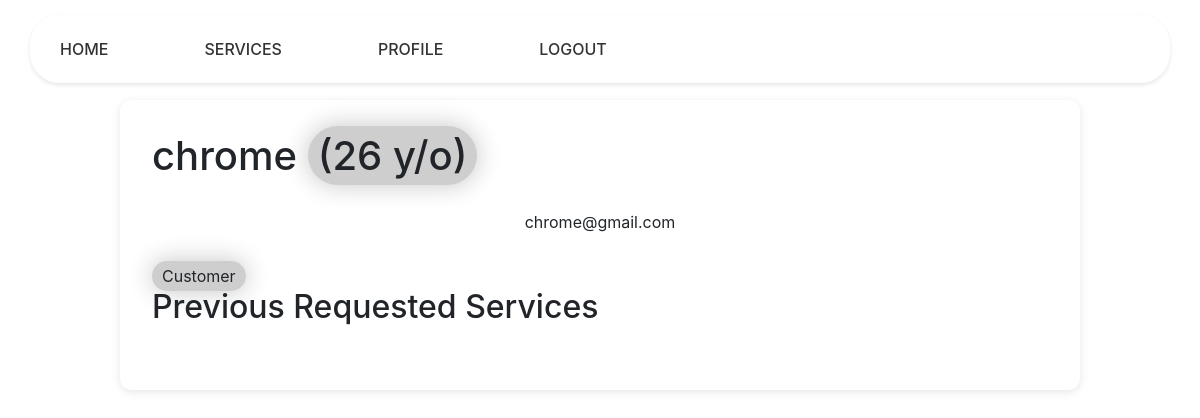
/customer/chrome, run on an earlier commit of the app's database.
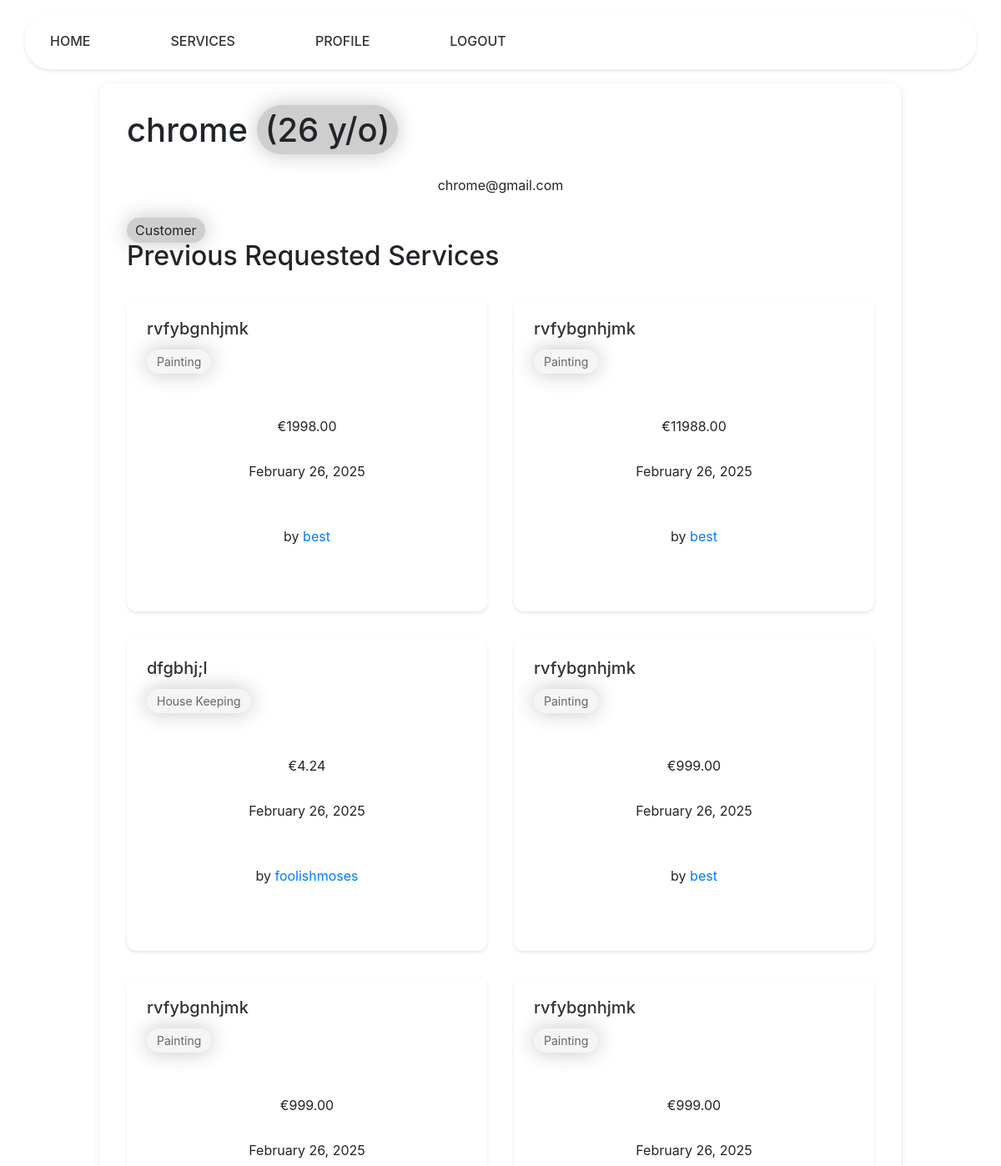
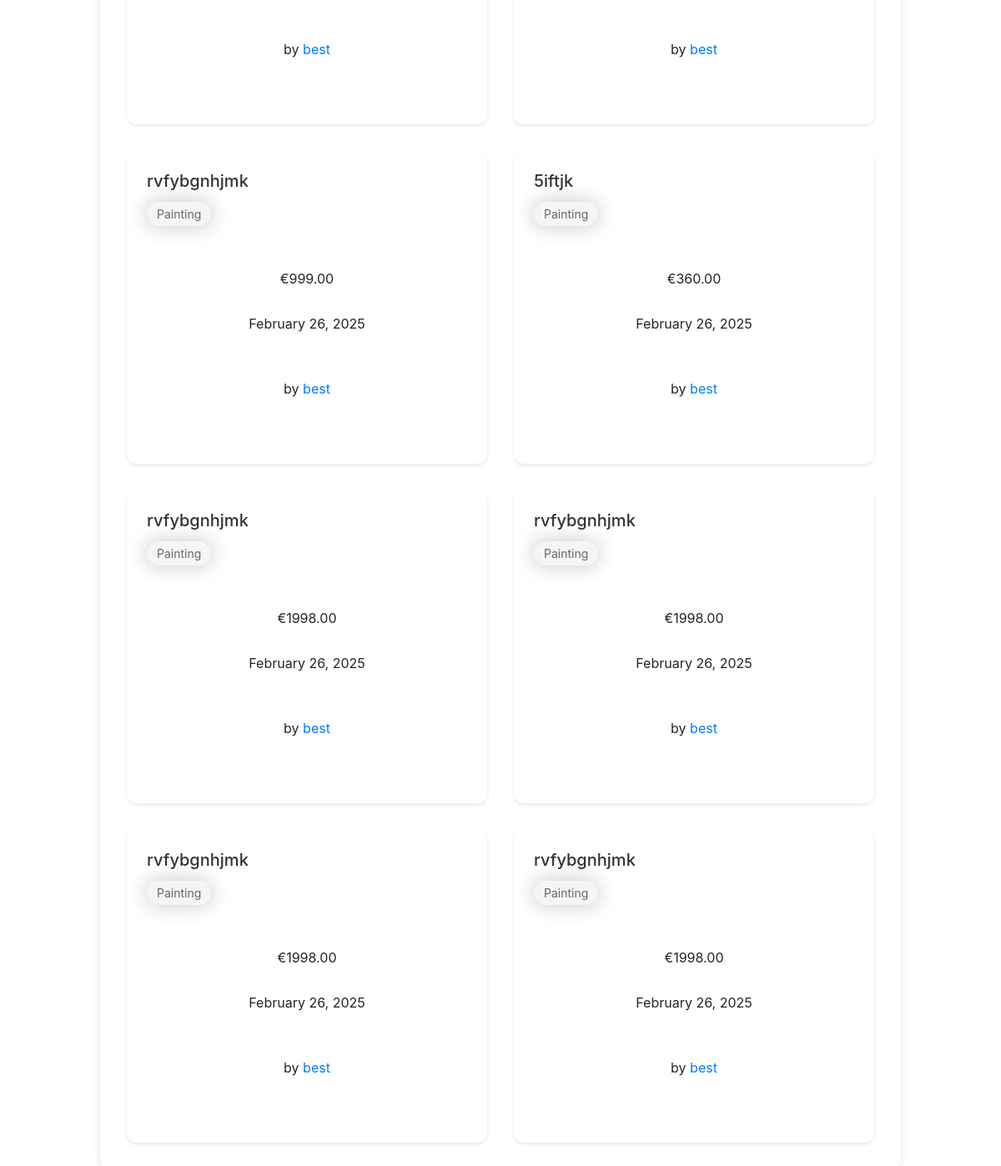
And on a later commit of the database (2 pictures, top to bottom).
### services/models.py (models this page shows, shortened)
class RequestService(models.Model):
    service = models.ForeignKey(Service, on_delete=models.CASCADE)
    user = models.ForeignKey(Customer, on_delete=models.CASCADE)
    address = models.CharField(max_length=100)
    hours = models.IntegerField(
        validators=[MinValueValidator(0)]
    )
    date = models.DateTimeField(auto_now=True, null=False)

class Service(models.Model):
    company = models.ForeignKey(Company, on_delete=models.CASCADE)
    name = models.CharField(max_length=40)
    description = models.TextField()
    price_hour = models.DecimalField(decimal_places=2, max_digits=100)
    rating = models.IntegerField(validators=[MinValueValidator(
        0), MaxValueValidator(5)], default=0)
    choices = (
        ('Air Conditioner', 'Air Conditioner'),
        ('Carpentry', 'Carpentry'),
        ('Electricity', 'Electricity'),
        ('Gardening', 'Gardening'),
        ('Home Machines', 'Home Machines'),
        ('House Keeping', 'House Keeping'),
        ('Interior Design', 'Interior Design'),
        ('Locks', 'Locks'),
        ('Painting', 'Painting'),
        ('Plumbing', 'Plumbing'),
        ('Water Heaters', 'Water Heaters'),
    )
    field = models.CharField(max_length=30, blank=False,
                             null=False, choices=choices)
    date = models.DateTimeField(auto_now=True, null=False)

### users/models.py (models this page shows, shortened)
class Company(models.Model):
    user = models.OneToOneField(
        User, on_delete=models.CASCADE, primary_key=True)
    field = models.CharField(max_length=70, choices=(('Air Conditioner', 'Air Conditioner'),
                                                     ('All in One', 'All in One'),
                                                     ('Carpentry', 'Carpentry'),
                                                     ('Electricity',
                                                      'Electricity'),
                                                     ('Gardening', 'Gardening'),
                                                     ('Home Machines',
                                                      'Home Machines'),
                                                     ('House Keeping',
                                                      'House Keeping'),
                                                     ('Interior Design',
                                                      'Interior Design'),
                                                     ('Locks', 'Locks'),
                                                     ('Painting', 'Painting'),
                                                     ('Plumbing', 'Plumbing'),
                                                     ('Water Heaters', 'Water Heaters')), blank=False, null=False)
    rating = models.IntegerField(
        validators=[MaxValueValidator(5), MinValueValidator(0)], default=0)

class User(AbstractUser):
    is_company = models.BooleanField(default=False)
    is_customer = models.BooleanField(default=False)
    email = models.EmailField(unique=True)
    USERNAME_FIELD = 'email'
    REQUIRED_FIELDS = ['username']
    def __str__(self):
        return self.username

### netfix/views.py (the view)
# urls.py: path('customer/<slug:name>', v.customer_profile, name='customer_profile'),
def customer_profile(request, name):
    user = User.objects.get(username=name)
    requested_services = []
    today = date.today()
    dob = user.customer.date_of_birth
    user_age = today.year - dob.year - ((today.month, today.day) < (dob.month, dob.day))
    requested_services = RequestService.objects.filter(
        user=Customer.objects.get(user=user)
    ).order_by("-date")
    for service in requested_services:
        service.price = service.service.price_hour * service.hours
    return render(request, 'users/profile.html', {
        'user': user,
        'services': requested_services,
        'user_age': user_age
    })

### users/templates/users/profile.html (shortened to what this page needs)
{% extends 'main/base.html' %}
{% block content %}
    <div class="profile-container">
        <div class="profile-header">
            {% if user.is_customer %}
                <div class="user-info">
                    <h1>{{ user.username }} <span class="age">({{user_age}} y/o)</span></h1>
                    <p class="email">{{ user.email }}</p>
                    <span class="user-type">Customer</span>
                </div>
            {% else %}
                <div class="user-info">
                    <h1>{{ user.username }}</h1>
                    <p class="email">{{ user.email }}</p>
                    <span class="user-type">{{user.company.field}} Company</span>
                </div>
            {% endif %}
        </div>
        <div class="services-section">
            <h2 class="section-title">
                {% if 'customer' in request.path %}
                    Previous Requested Services
                {% else %}
                    Available Services
                {% endif %}
            </h2>
            <div class="services-grid">
                {% if user.is_customer %}
                    {% for service in services %}
                        <div class="service-card">
                            <div class="service-header">
                                <h3><a href="/services/{{service.service.id}}">{{service.service.name}}</a></h3>
                                <span class="service-field">{{service.service.field}}</span>
                            </div>
                            <div class="service-details">
                                <p class="price">€{{service.price}}</p>
                                <p class="date">{{service.date|date:"F j, Y"}}</p>
                                <p class="provider">
                                    by <a href="/company/{{service.service.company.user}}">{{service.service.company.user}}</a>
                                </p>
                            </div>
                        </div>
                    {% endfor %}
                {% endif %}
            </div>
        </div>
    </div>
{% endblock %}

What changed in the data, as far as the page shows it:
added RequestService: service.name "rvfybgnhjmk", service.field "Painting", price "1998.00", date "February 26, 2025", service.company.user "best"
added RequestService: service.name "rvfybgnhjmk", service.field "Painting", price "11988.00", date "February 26, 2025", service.company.user "best"
added RequestService: service.name "dfgbhj;l", service.field "House Keeping", price "4.24", date "February 26, 2025", service.company.user "foolishmoses"
added RequestService: service.name "rvfybgnhjmk", service.field "Painting", price "999.00", date "February 26, 2025", service.company.user "best"
added RequestService: service.name "rvfybgnhjmk", service.field "Painting", price "999.00", date "February 26, 2025", service.company.user "best"
added RequestService: service.name "rvfybgnhjmk", service.field "Painting", price "999.00", date "February 26, 2025", service.company.user "best"
added RequestService: service.name "rvfybgnhjmk", service.field "Painting", price "999.00", date "February 26, 2025", service.company.user "best"
added RequestService: service.name "5iftjk", service.field "Painting", price "360.00", date "February 26, 2025", service.company.user "best"
added RequestService: service.name "rvfybgnhjmk", service.field "Painting", price "1998.00", date "February 26, 2025", service.company.user "best"
added RequestService: service.name "rvfybgnhjmk", service.field "Painting", price "1998.00", date "February 26, 2025", service.company.user "best"
added RequestService: service.name "rvfybgnhjmk", service.field "Painting", price "1998.00", date "February 26, 2025", service.company.user "best"
added RequestService: service.name "rvfybgnhjmk", service.field "Painting", price "1998.00", date "February 26, 2025", service.company.user "best"
